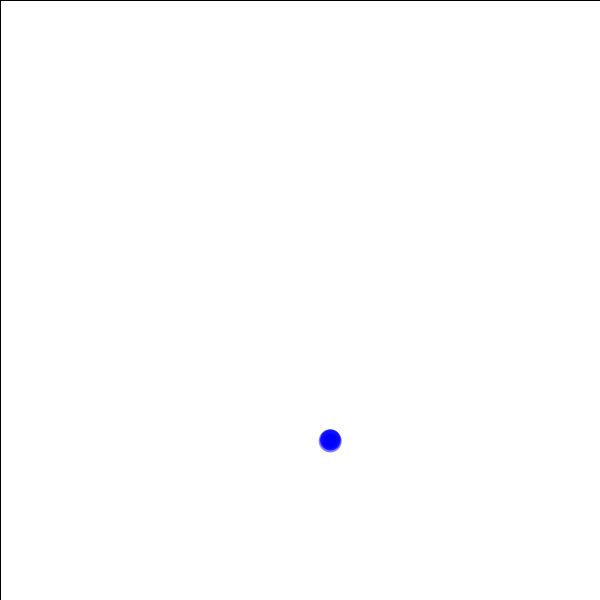
Frame 1 (no input)
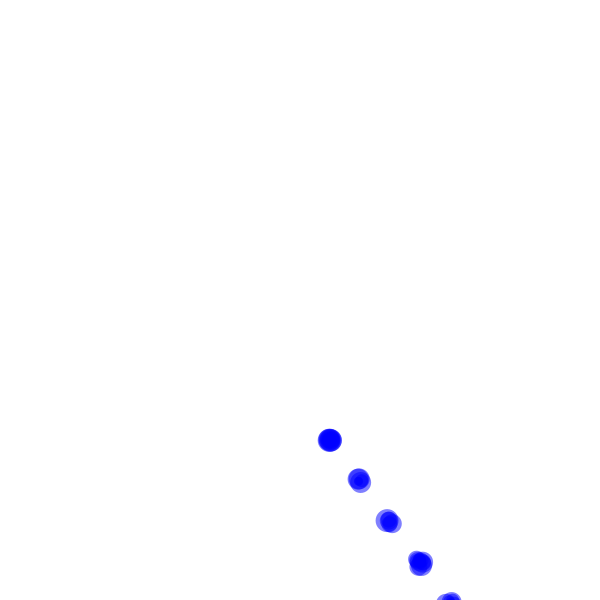
Frame 60 (the mouse pressed at the canvas centre just before this capture)
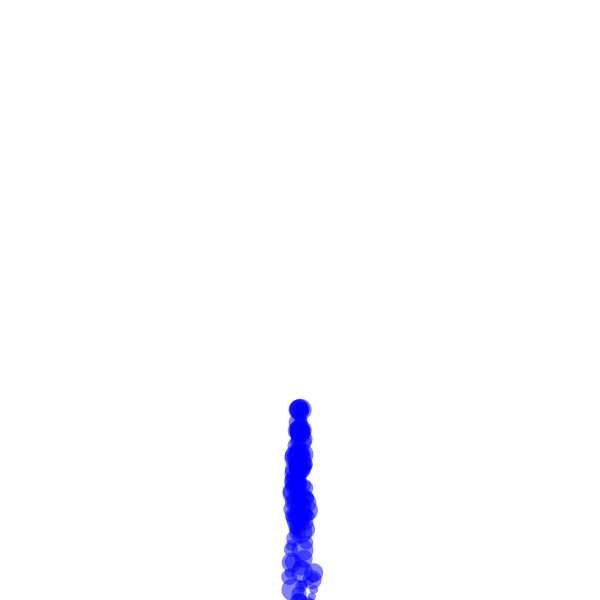
Frame 120 (the mouse held since frame 60 and released just before this capture)

The Processing sketch that drew these frames (run headless with seeded random() and noise(); from frame 60 on, the mouse is pressed at the canvas centre):

// Processing sketch: processing_84387
// ── processing_84387.pde

Can can;
ArrayList<Perticle> perticles;

float splashX, splashY;

void setup() {
  size(600, 600);
  // smooth();

  can = new Can();
  perticles = new ArrayList<Perticle>();

  splashX = width / 2;
  splashY = 2*height / 3;
}

void draw() {
  // println(frameRate);

  fill(255);
  rect(0, 0, width, height);

  // if (mousePressed) {
  //   splash();
  // }
  splash();

  can.update();
  can.draw();

  for (Perticle p : perticles) {

    p.update();
    p.draw();
  }

  for (int i = 0; i < perticles.size(); i++) {
    if (perticles.get(i).isOutOfScreen()) {
      perticles.remove(i);
    }
  }
}

void splash() {
  int n = (int)random(4, 16);

  for (int i = 0; i < n; i++) {
    int s = (int)random(8, 24);
    float vx = (splashX - mouseX) / 10;
    float vy = (splashY - mouseY) / 10;

    vx -= random(-50, 50) / 50;
    vy -= random(-50, 50) / 50;

    // if (perticles.size() < 256) {
    //   perticles.add(new Perticle(width/2, 2*height/3, s, s, vx, vy));
    // }
    perticles.add(new Perticle(width/2, 2*height/3, s, s, vx, vy));
  }
}
class Can {

  int remain;
  int power;


  Can() {
    init();    
  }

  void init() {
    remain = 255;
    power = 0;
  }

  void shake() {
    if ((power+=3) > 256) {
      power = 256;
    }
  }

  void update() {
    if (keyPressed) {
      shake();
    } else if (--power < 0) {
      power = 0;
    }
  }

  void draw() {
    // println(power);
  }
}
class Perticle {

  private float x, y;
  private float w, h;
  private float vx, vy;
  private boolean outOfScreen;


  Perticle(float x, float y, float w, float h, float vx, float vy) {
    this.x = x;
    this.y = y;
    this.w = w;
    this.h = h;
    this.vx = vx;
    this.vy = vy;
  }

  boolean isOutOfScreen() {
    return outOfScreen;
  }

  void update() {
    x += vx;
    y += vy;    
    vy += 0.5;

    if (0 > x || x >= width || y >= height) {
      outOfScreen = true;
    }
  }

  void draw() {
    noStroke();
    fill(0, 0, 255, 128);
    ellipse(x, y, w, h);
  }
}
